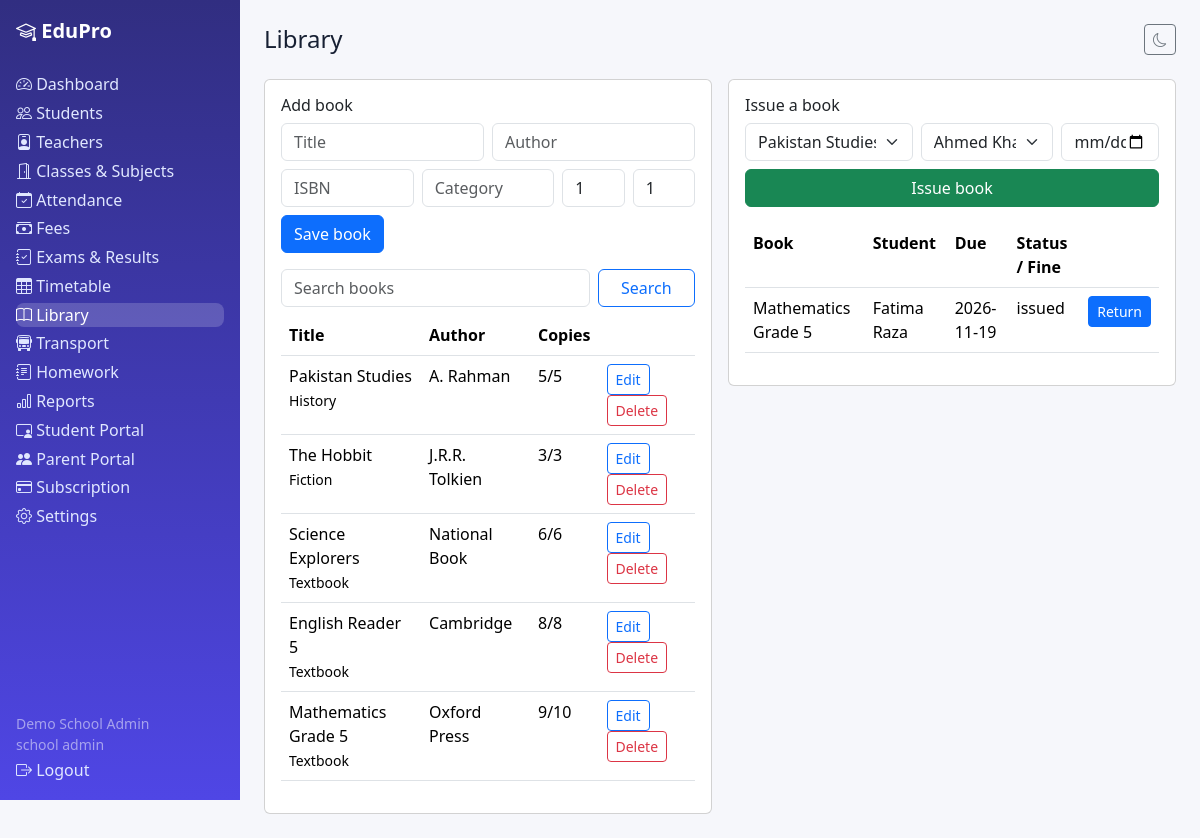
Screenshot of /library.php (signed in) with the database file from the repository.
### tables this page shows
CREATE TABLE books (id INT UNSIGNED AUTO_INCREMENT PRIMARY KEY, tenant_id INT UNSIGNED NOT NULL, title VARCHAR(190) NOT NULL, author VARCHAR(120) NULL, isbn VARCHAR(40) NULL, category VARCHAR(80) NULL, copies_total INT NOT NULL DEFAULT 1, copies_available INT NOT NULL DEFAULT 1, INDEX idx_books_tenant(tenant_id), FOREIGN KEY(tenant_id) REFERENCES tenants(id) ON DELETE CASCADE);

CREATE TABLE book_issues (id INT UNSIGNED AUTO_INCREMENT PRIMARY KEY, tenant_id INT UNSIGNED NOT NULL, book_id INT UNSIGNED NOT NULL, student_id INT UNSIGNED NOT NULL, issue_date DATE NOT NULL, due_date DATE NOT NULL, return_date DATE NULL, fine DECIMAL(8,2) NOT NULL DEFAULT 0, status ENUM('issued','returned') NOT NULL DEFAULT 'issued', FOREIGN KEY(tenant_id) REFERENCES tenants(id) ON DELETE CASCADE, FOREIGN KEY(book_id) REFERENCES books(id) ON DELETE CASCADE, FOREIGN KEY(student_id) REFERENCES students(id) ON DELETE CASCADE);

CREATE TABLE students (id INT UNSIGNED AUTO_INCREMENT PRIMARY KEY, tenant_id INT UNSIGNED NOT NULL, user_id INT UNSIGNED NULL, admission_no VARCHAR(40) NOT NULL, first_name VARCHAR(80) NOT NULL, last_name VARCHAR(80) NOT NULL DEFAULT '', gender ENUM('male','female','other') NOT NULL DEFAULT 'male', date_of_birth DATE NULL, class_id INT UNSIGNED NULL, section_id INT UNSIGNED NULL, category VARCHAR(40) NOT NULL DEFAULT 'general', guardian_name VARCHAR(120) NULL, guardian_phone VARCHAR(40) NULL, guardian_email VARCHAR(190) NULL, address VARCHAR(255) NULL, status ENUM('active','transferred','graduated','suspended') NOT NULL DEFAULT 'active', created_at DATETIME NOT NULL DEFAULT CURRENT_TIMESTAMP, UNIQUE KEY uq_student_adm(tenant_id,admission_no), INDEX idx_stu_tenant(tenant_id), INDEX idx_stu_class(class_id), FOREIGN KEY(tenant_id) REFERENCES tenants(id) ON DELETE CASCADE, FOREIGN KEY(class_id) REFERENCES classes(id) ON DELETE SET NULL, FOREIGN KEY(section_id) REFERENCES sections(id) ON DELETE SET NULL);

### includes/functions.php (called while the page is built, shortened)
<?php
function e(?string $v): string { return htmlspecialchars($v ?? '', ENT_QUOTES, 'UTF-8'); }
function current_user(): ?array { return $_SESSION['user'] ?? null; }
function tenant_id(): ?int { $u = current_user(); return isset($u['tenant_id']) && $u['tenant_id'] !== null ? (int)$u['tenant_id'] : null; }

### includes/auth.php (called while the page is built, shortened)
<?php
require_once __DIR__ . '/functions.php';
function require_tenant(): int {
    $t = tenant_id();
    return $t;
}

### library.php (the view, shortened to what this page needs)
<?php require_once __DIR__ . '/includes/auth.php'; $user=require_role(['school_admin','principal','teacher','accountant']); $pdo=db(); check_tenant_active($pdo); $tid=require_tenant(); $base=''; $active='library'; $pageTitle='Library';
$q=trim($_GET['q']??''); $s=$pdo->prepare('SELECT * FROM books WHERE tenant_id=? AND title LIKE ? ORDER BY id DESC'); $s->execute([$tid,"%$q%"]); $books=$s->fetchAll();
$students=$pdo->query("SELECT * FROM students WHERE tenant_id=$tid AND status='active' ORDER BY first_name")->fetchAll();
$s=$pdo->prepare('SELECT bi.*,b.title book_title,s.first_name,s.last_name FROM book_issues bi JOIN books b ON b.id=bi.book_id JOIN students s ON s.id=bi.student_id WHERE bi.tenant_id=? ORDER BY bi.id DESC LIMIT 50'); $s->execute([$tid]); $issues=$s->fetchAll();
$edit=null; if(!empty($_GET['edit'])){$s=$pdo->prepare('SELECT * FROM books WHERE id=? AND tenant_id=?');$s->execute([(int)$_GET['edit'],$tid]);$edit=$s->fetch();}
include __DIR__ . '/includes/header.php'; ?>
<div class="row g-3"><div class="col-lg-6"><div class="card p-3"><h6><?= $edit?'Edit':'Add' ?> book</h6><form method="post" class="row g-2">
<div class="col-md-6"><input class="form-control" name="title" placeholder="Title" value="<?= e($edit['title']??'') ?>" required></div>
<div class="col-md-6"><input class="form-control" name="author" placeholder="Author" value="<?= e($edit['author']??'') ?>"></div>
<div class="col-md-4"><input class="form-control" name="isbn" placeholder="ISBN" value="<?= e($edit['isbn']??'') ?>"></div>
<div class="col-md-4"><input class="form-control" name="category" placeholder="Category" value="<?= e($edit['category']??'') ?>"></div>
<div class="col-md-2"><input class="form-control" type="number" name="copies_total" placeholder="Copies" value="<?= e($edit['copies_total']??'1') ?>"></div>
<div class="col-md-2"><input class="form-control" type="number" name="copies_available" placeholder="Avail." value="<?= e($edit['copies_available']??'1') ?>"></div>
<div class="col-md-12"><button class="btn btn-primary">Save book</button></div></form>
<form class="row g-2 mt-2" method="get"><div class="col-md-9"><input class="form-control" name="q" value="<?= e($q) ?>" placeholder="Search books"></div><div class="col-md-3"><button class="btn btn-outline-primary w-100">Search</button></div></form>
<table class="table mt-2"><tr><th>Title</th><th>Author</th><th>Copies</th><th></th></tr><?php foreach($books as $b): ?><tr><td><?= e($b['title']) ?><br><small><?= e($b['category']??'') ?></small></td><td><?= e($b['author']??'') ?></td><td><?= $b['copies_available'] ?>/<?= $b['copies_total'] ?></td><td><a class="btn btn-sm btn-outline-primary" href="?edit=<?= $b['id'] ?>">Edit</a> <form method="post" class="d-inline"><?= csrf_field() ?><input type="hidden" name="action" value="book_delete"><input type="hidden" name="id" value="<?= $b['id'] ?>"><button class="btn btn-sm btn-outline-danger">Delete</button></form></td></tr><?php endforeach; ?></table></div></div>
<div class="col-lg-6"><div class="card p-3"><h6>Issue a book</h6><form method="post" class="row g-2"><?= csrf_field() ?><input type="hidden" name="action" value="issue">
<div class="col-md-5"><select class="form-select" name="book_id" required><?php foreach($books as $b): ?><option value="<?= $b['id'] ?>"><?= e($b['title']) ?> (<?= $b['copies_available'] ?> avail.)</option><?php endforeach; ?></select></div>
<div class="col-md-4"><select class="form-select" name="student_id" required><?php foreach($students as $st): ?><option value="<?= $st['id'] ?>"><?= e($st['first_name'].' '.$st['last_name']) ?></option><?php endforeach; ?></select></div>
<div class="col-md-3"><input class="form-control" type="date" name="due_date"></div>
<div class="col-md-12"><button class="btn btn-success w-100">Issue book</button></div></form>
<table class="table mt-3"><tr><th>Book</th><th>Student</th><th>Due</th><th>Status / Fine</th><th></th></tr>
<?php foreach($issues as $i): ?><tr><td><?= e($i['book_title']) ?></td><td><?= e($i['first_name'].' '.$i['last_name']) ?></td><td><?= e($i['due_date']) ?></td><td><?= e($i['status']) ?></td><td><?php if($i['status']==='issued'): ?><form method="post"><button class="btn btn-sm btn-primary">Return</button></form><?php endif; ?></td></tr><?php endforeach; ?></table></div></div></div>
<?php include __DIR__ . '/includes/footer.php'; ?>

### assets/css/style.css (style rules this page uses)
:root { --brand:#4f46e5;--bg:#f6f7fb;--card:#fff;--text:#172033 }
body { background:var(--bg);color:var(--text);font-family:system-ui,-apple-system,"Segoe UI",Roboto,sans-serif }

### rows the page displays
books: title "Pakistan Studies", category "History", author "A. Rahman", copies_available "5", copies_total "5"
books: title "The Hobbit", category "Fiction", author "J.R.R. Tolkien", copies_available "3", copies_total "3"
books: title "Science Explorers", category "Textbook", author "National Book", copies_available "6", copies_total "6"
books: title "English Reader 5", category "Textbook", author "Cambridge", copies_available "8", copies_total "8"
books: title "Mathematics Grade 5", category "Textbook", author "Oxford Press", copies_available "9", copies_total "10"
book_issues: book.title "Mathematics Grade 5", student.last_name "Fatima Raza", due_date "2026-11-19", status "issued"

### other values shown
$l "Dashboard"
$l "Students"
$l "Teachers"
$l "Classes & Subjects"
$l "Attendance"
$l "Fees"
$l "Exams & Results"
$l "Timetable"
$l "Library"
$l "Transport"
$l "Homework"
$l "Reports"
$l "Student Portal"
$l "Parent Portal"
$l "Subscription"
